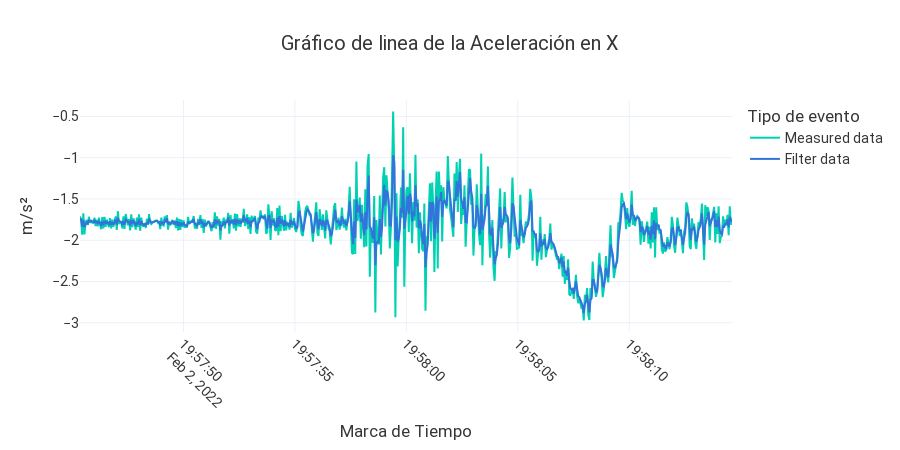
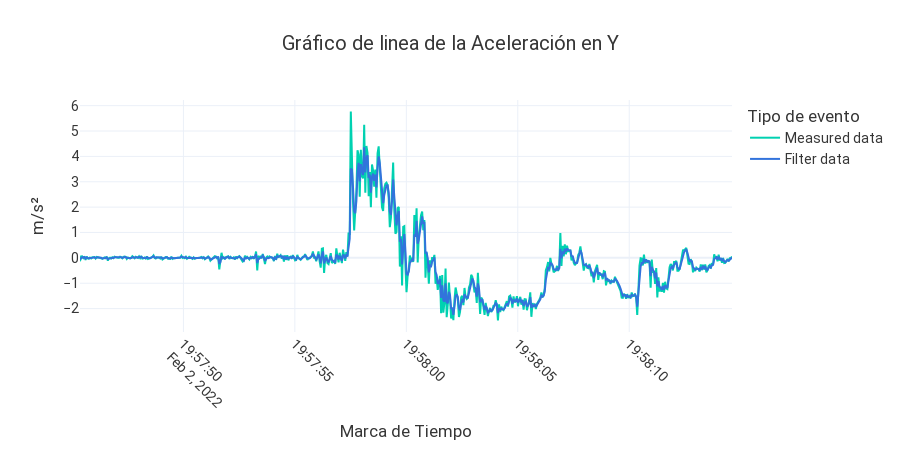
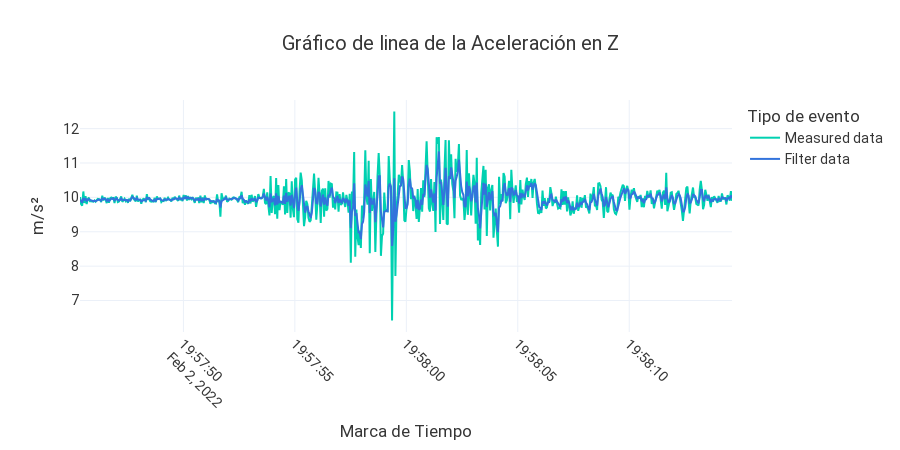
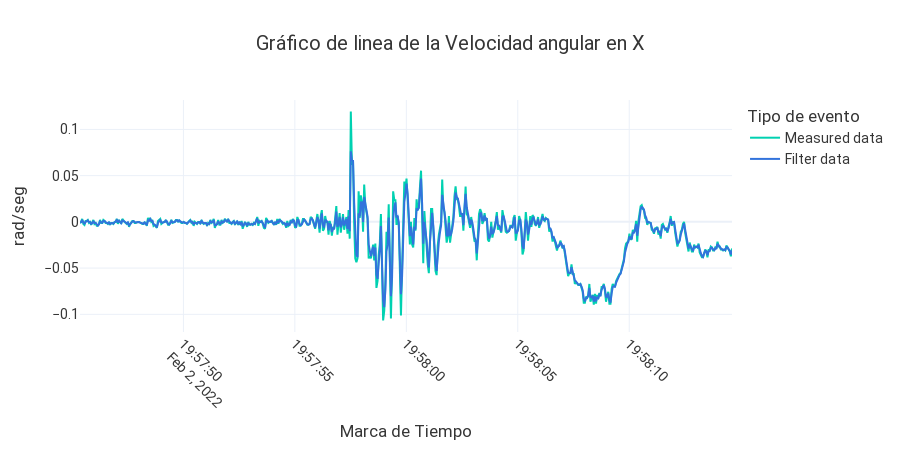

These figures' notebook cell, in order:
### Markdown cell above
## Plot filter data

### Code cell
df = pd.read_csv("./data/raspberry_02-Feb-2022-19-57_aceleración repentina_Data-Muy3Rwan4A9AhGjSY_j.csv")
df_filter = pd.read_csv("./filtered_data/raspberry_02-Feb-2022-19-57_aceleración repentina_Data-Muy3Rwan4A9AhGjSY_j.csv")
for var in variables:
    data = df[var]
    filter_data = df_filter[var]
    fig = line_chart(df, data, filter_data)
    fig.show()

### Figure 1 — Plotly figure (JSON) as saved in the notebook; plotly's stock layout.template omitted (floating-point values rounded to 4 significant figures; data arrays with more than 128 entries replaced by an {"elided": "..."} marker saying what was removed)
{"data": [{"hovertemplate": "X = %{x}<br>Y = %{y}<br>ID = %{text}", "marker": {"color": "#00D1B1"}, "name": "Measured data", "text": {"elided": "586 int values"}, "type": "scatter", "x": {"elided": "586 str values"}, "y": {"elided": "586 float values"}}, {"hovertemplate": "X = %{x}<br>Y = %{y}<br>ID = %{text}", "marker": {"color": "#3273dc"}, "name": "Filter data", "text": {"elided": "586 int values"}, "type": "scatter", "x": {"elided": "586 str values"}, "y": {"elided": "586 float values"}}], "layout": {"autosize": true, "font": {"color": "#363636", "family": "BlinkMacSystemFont,-apple-system,Segoe UI,Roboto,Oxygen,Ubuntu,                     Cantarell,Fira Sans,Droid Sans,Helvetica Neue,Helvetica,Arial,sans-serif", "size": 14}, "height": 450, "legend": {"title": {"text": "Tipo de evento"}}, "title": {"text": "Gráfico de linea de la Aceleración en X", "x": 0.5}, "xaxis": {"nticks": 12, "tickangle": 45, "title": {"text": "Marca de Tiempo"}}, "yaxis": {"nticks": 12, "title": {"text": "m/s²"}}}}

### Figure 2 — Plotly figure (JSON) as saved in the notebook; plotly's stock layout.template omitted (floating-point values rounded to 4 significant figures; data arrays with more than 128 entries replaced by an {"elided": "..."} marker saying what was removed)
{"data": [{"hovertemplate": "X = %{x}<br>Y = %{y}<br>ID = %{text}", "marker": {"color": "#00D1B1"}, "name": "Measured data", "text": {"elided": "586 int values"}, "type": "scatter", "x": {"elided": "586 str values"}, "y": {"elided": "586 float values"}}, {"hovertemplate": "X = %{x}<br>Y = %{y}<br>ID = %{text}", "marker": {"color": "#3273dc"}, "name": "Filter data", "text": {"elided": "586 int values"}, "type": "scatter", "x": {"elided": "586 str values"}, "y": {"elided": "586 float values"}}], "layout": {"autosize": true, "font": {"color": "#363636", "family": "BlinkMacSystemFont,-apple-system,Segoe UI,Roboto,Oxygen,Ubuntu,                     Cantarell,Fira Sans,Droid Sans,Helvetica Neue,Helvetica,Arial,sans-serif", "size": 14}, "height": 450, "legend": {"title": {"text": "Tipo de evento"}}, "title": {"text": "Gráfico de linea de la Aceleración en Y", "x": 0.5}, "xaxis": {"nticks": 12, "tickangle": 45, "title": {"text": "Marca de Tiempo"}}, "yaxis": {"nticks": 12, "title": {"text": "m/s²"}}}}

### Figure 3 — Plotly figure (JSON) as saved in the notebook; plotly's stock layout.template omitted (floating-point values rounded to 4 significant figures; data arrays with more than 128 entries replaced by an {"elided": "..."} marker saying what was removed)
{"data": [{"hovertemplate": "X = %{x}<br>Y = %{y}<br>ID = %{text}", "marker": {"color": "#00D1B1"}, "name": "Measured data", "text": {"elided": "586 int values"}, "type": "scatter", "x": {"elided": "586 str values"}, "y": {"elided": "586 float values"}}, {"hovertemplate": "X = %{x}<br>Y = %{y}<br>ID = %{text}", "marker": {"color": "#3273dc"}, "name": "Filter data", "text": {"elided": "586 int values"}, "type": "scatter", "x": {"elided": "586 str values"}, "y": {"elided": "586 float values"}}], "layout": {"autosize": true, "font": {"color": "#363636", "family": "BlinkMacSystemFont,-apple-system,Segoe UI,Roboto,Oxygen,Ubuntu,                     Cantarell,Fira Sans,Droid Sans,Helvetica Neue,Helvetica,Arial,sans-serif", "size": 14}, "height": 450, "legend": {"title": {"text": "Tipo de evento"}}, "title": {"text": "Gráfico de linea de la Aceleración en Z", "x": 0.5}, "xaxis": {"nticks": 12, "tickangle": 45, "title": {"text": "Marca de Tiempo"}}, "yaxis": {"nticks": 12, "title": {"text": "m/s²"}}}}

### Figure 4 — Plotly figure (JSON) as saved in the notebook; plotly's stock layout.template omitted (floating-point values rounded to 4 significant figures; data arrays with more than 128 entries replaced by an {"elided": "..."} marker saying what was removed)
{"data": [{"hovertemplate": "X = %{x}<br>Y = %{y}<br>ID = %{text}", "marker": {"color": "#00D1B1"}, "name": "Measured data", "text": {"elided": "586 int values"}, "type": "scatter", "x": {"elided": "586 str values"}, "y": {"elided": "586 float values"}}, {"hovertemplate": "X = %{x}<br>Y = %{y}<br>ID = %{text}", "marker": {"color": "#3273dc"}, "name": "Filter data", "text": {"elided": "586 int values"}, "type": "scatter", "x": {"elided": "586 str values"}, "y": {"elided": "586 float values"}}], "layout": {"autosize": true, "font": {"color": "#363636", "family": "BlinkMacSystemFont,-apple-system,Segoe UI,Roboto,Oxygen,Ubuntu,                     Cantarell,Fira Sans,Droid Sans,Helvetica Neue,Helvetica,Arial,sans-serif", "size": 14}, "height": 450, "legend": {"title": {"text": "Tipo de evento"}}, "title": {"text": "Gráfico de linea de la Velocidad angular en X", "x": 0.5}, "xaxis": {"nticks": 12, "tickangle": 45, "title": {"text": "Marca de Tiempo"}}, "yaxis": {"nticks": 12, "title": {"text": "rad/seg"}}}}
